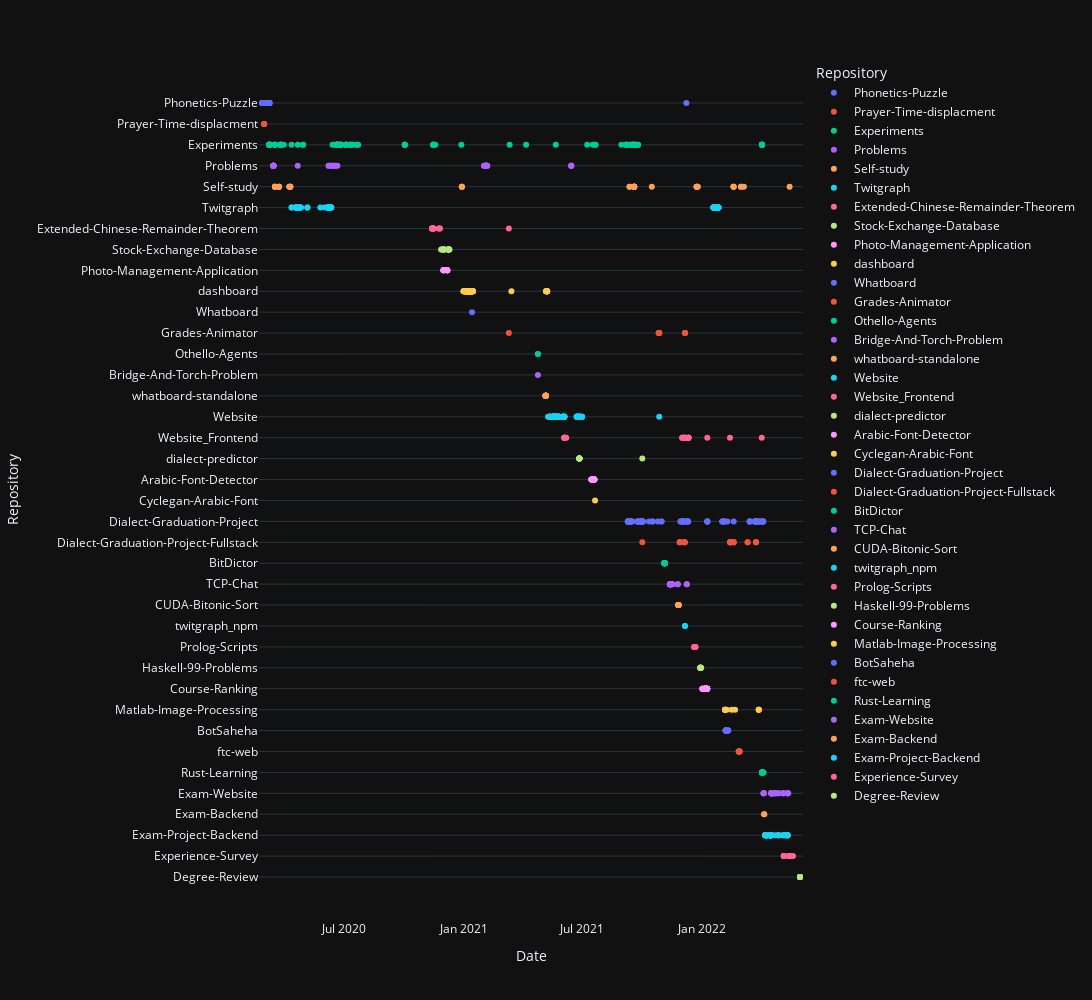

This figure's notebook cell:
### Code cell
px.strip(commits, x="Date", y="Repository", color="Repository", height=1000, width=1300)
